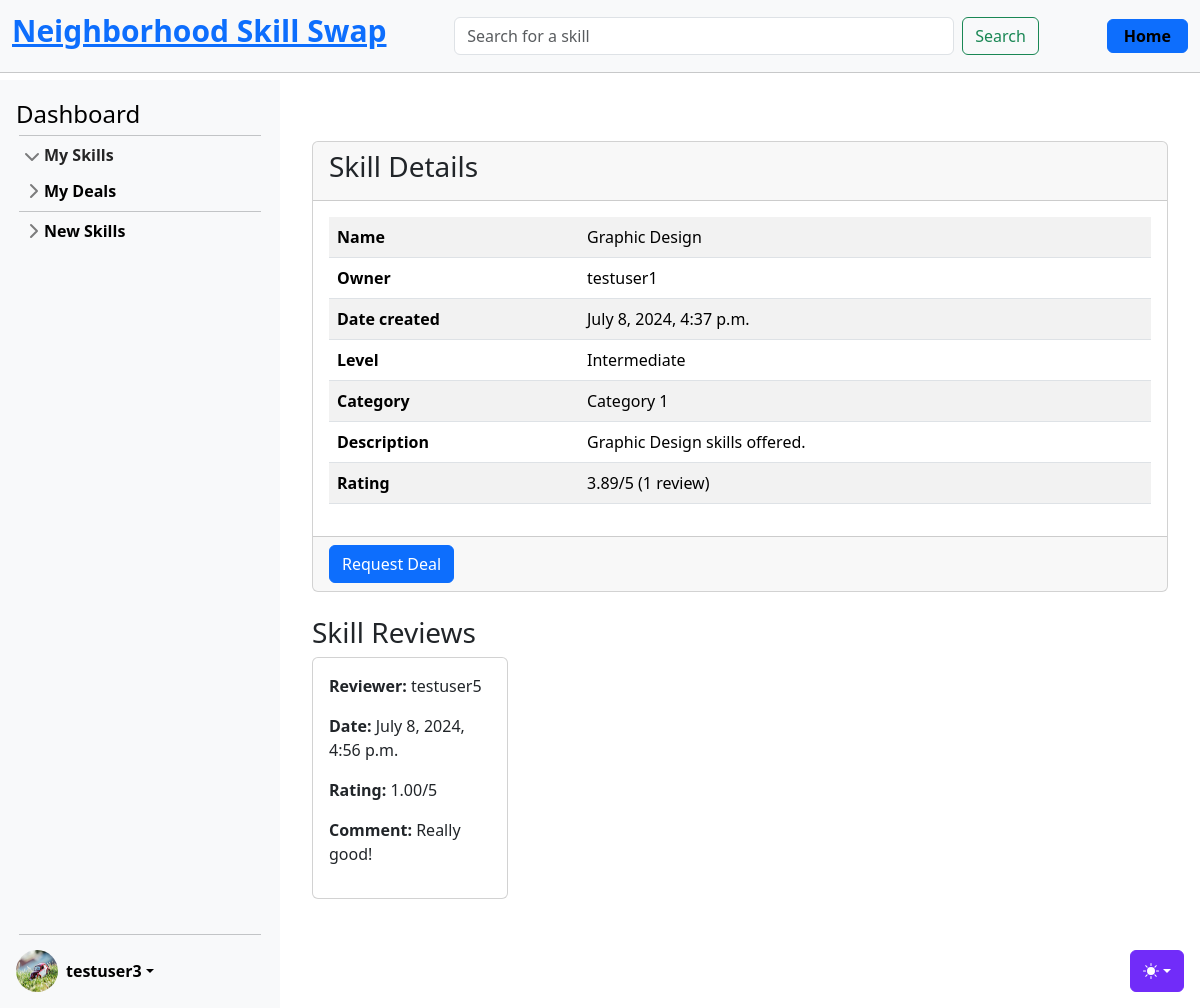
/skills/3/ (signed in), run on the app's committed database.
### accounts/models.py (models this page shows, shortened)
class CustomUser(AbstractUser):
    age = models.PositiveIntegerField(null=True, blank=True)
    def __str__(self):
        return self.username

class UserProfile(models.Model):
    user = models.OneToOneField(
        CustomUser, on_delete=models.CASCADE, related_name="profile"
    )  # A one-to-one link to the user model
    profile_image = models.ImageField(
        upload_to="profile_images/", null=True, blank=True
    )  # A field to upload a profile image
    location = models.CharField(
        max_length=255, blank=True
    )  # Information about where the user is located (could be a city, region, or specific address)
    bio = models.TextField(
        max_length=500, blank=True
    )  # A short biography or description about the user.
    phone_number = models.CharField(
        max_length=20, blank=True
    )  # A phone number for contact purposes
    skills_offered = models.TextField(
        max_length=500, blank=True
    )  # A field to summarize the skills the user offers
    availability = models.CharField(
        max_length=255, blank=True
    )  # Information about the user's general availability (e.g., evenings, weekends)
    credits = models.IntegerField(
        default=0
    )  # Field to store the number of credits a user has

### skills/models.py (models this page shows, shortened)
class Skill(models.Model):
    name = models.CharField(max_length=100, blank=False)
    level = models.CharField(max_length=20, blank=False)
    description = models.TextField()
    owner = models.ForeignKey(settings.AUTH_USER_MODEL, on_delete=models.CASCADE)
    category = models.ForeignKey(Category, on_delete=models.CASCADE)
    date = models.DateTimeField(auto_now_add=True)
    skill_type = models.CharField(max_length=20, blank=False)
    rating = models.FloatField(default=5.0)
    def deal_exists_for_user(self, user):
        return SkillDeal.objects.filter(
            skill=self, owner=user, status=SkillDeal.PENDING
        ).exists()

class Category(models.Model):
    name = models.CharField(max_length=100, unique=True, blank=False)
    def __str__(self):
        return self.name

class Review(models.Model):
    skill = models.ForeignKey(Skill, on_delete=models.CASCADE)
    owner = models.ForeignKey(get_user_model(), on_delete=models.CASCADE)
    review = models.TextField()
    rating = models.FloatField(default=5.0)
    date = models.DateTimeField(auto_now_add=True)
    deal = models.OneToOneField(SkillDeal, on_delete=models.CASCADE)

### skills/views_skills.py (the view)
# urls.py: path("<int:pk>/", SkillDetailView.as_view(), name="skill_detail"),
class SkillDetailView(LoginRequiredMixin, DetailView):
    model = Skill
    template_name = "skills/skill_detail.html"
    context_object_name = "skill"
    def get_context_data(self, **kwargs: str) -> dict[str, str]:
        context = super().get_context_data(**kwargs)
        skill = self.get_object()
        user = self.request.user
        pending_deals = SkillDeal.objects.filter(skill=skill, status=SkillDeal.PENDING)
        context["pending_deals"] = pending_deals
        context["deal_exists"] = skill.deal_exists_for_user(user)
        reviews = Review.objects.filter(skill=skill)
        reviews_count = reviews.count()
        context["reviews"] = reviews
        context["reviews_count"] = reviews_count
        return context

### templates/skills/skill_detail.html (shortened to what this page needs)
{% extends 'base.html' %}
{% block content %}
<div class="container mt-5">
    <div class="row mb-4">
        <div class="{% if user == skill.owner %}col-md-6{% else %}col-12{% endif %}">
            <div class="card">
                <div class="card-header">
                    <h3>Skill Details</h3>
                </div>
                <div class="card-body">
                    <table class="table table-striped">
                        <tbody>
                            <tr>
                                <th>Name</th>
                                <td>{{ skill.name }}</td>
                            </tr>
                            {% if skill.owner != request.user %}
                            <tr>
                                <th>Owner</th>
                                <td>{{ skill.owner }}</td>
                            </tr>
                            {% endif %}
                            <tr>
                                <th>Date created</th>
                                <td>{{ skill.date }}</td>
                            </tr>
                            <tr>
                                <th>Level</th>
                                <td>{{ skill.level }}</td>
                            </tr>
                            <tr>
                                <th>Category</th>
                                <td>{{ skill.category }}</td>
                            </tr>
                            <tr>
                                <th>Description</th>
                                <td>{{ skill.description }}</td>
                            </tr>
                            <tr>
                                <th>Rating</th>
                                {% if reviews_count == 1 %}
                                    <td>{{ skill.rating|floatformat:2 }}/5 ({{ reviews_count }} review)</td>
                                {% else %}
                                    <td>{{ skill.rating|floatformat:2 }}/5 ({{ reviews_count }} reviews)</td>
                                {% endif %}
                            </tr>
                        </tbody>
                    </table>
                </div>
                <div class="card-footer">
                    {% if user != skill.owner %}
                        {% if deal_exists %}
                            <p class="text-warning">You have a pending deal request for this skill.</p>
                        {% else %}
                            <a href="{% url 'skill_deal_new' skill.pk %}" class="btn btn-primary">Request Deal</a>
                        {% endif %}
                    {% endif %}
                </div>
            </div>
        </div>
    </div>
    <div class="row">
        <div class="col-12">
            <h3>Skill Reviews</h3>
            {% if reviews %}
            <div class="row">
                {% for review in reviews %}
                <div class="col-md-3 mb-3">
                    <div class="card h-100">
                        <div class="card-body">
                            <p><strong>Reviewer:</strong> {{ review.owner.username }}</p>
                            <p><strong>Date:</strong> {{ review.date }}</p>
                            <p><strong>Rating:</strong> {{ review.rating|floatformat:2 }}/5</p>
                            <p><strong>Comment:</strong> {{ review.review }}</p>
                        </div>
                    </div>
                </div>
                {% endfor %}
            </div>
            {% else %}
            <p>No reviews yet.</p>
            {% endif %}
        </div>
    </div>
</div>
{% endblock %}

### templates/partials/_sidebar.html (shortened to what this page needs)
{% load static %}
<div class="sidebar d-flex flex-column flex-shrink-0 p-3 bg-body-tertiary" style="width: 280px;">
    <a href="{% url 'dashboard' user.id %}" class="d-flex align-items-center mb-3 mb-md-0 me-md-auto link-body-emphasis text-decoration-none">
        <span class="fs-4">Dashboard</span>
    </a>
    <hr>
    <ul class="list-unstyled ps-0">
        <li class="mb-1">
            <button class="btn btn-toggle d-inline-flex align-items-center rounded border-0 collapsed" data-bs-toggle="collapse" data-bs-target="#home-collapse" aria-expanded="true">
                My Skills
            </button>
        </li>
        <li class="mb-1">
            <button class="btn btn-toggle d-inline-flex align-items-center rounded border-0 collapsed" data-bs-toggle="collapse" data-bs-target="#dashboard-collapse" aria-expanded="false">
                My Deals
            </button>
        </li>
        <hr>
        <li class="mb-1">
            <button class="btn btn-toggle d-inline-flex align-items-center rounded border-0 collapsed" data-bs-toggle="collapse" data-bs-target="#orders-collapse" aria-expanded="false">
                New Skills
            </button>
        </li>
    </ul>
    <div class="dropdown mt-auto">
        <hr style="margin-bottom: 15px;">
        <a href="#" class="d-flex align-items-center link-body-emphasis text-decoration-none dropdown-toggle" data-bs-toggle="dropdown" aria-expanded="false">
            {% if user.is_authenticated %}
                {% if user.profile.profile_image %}
                    <img src="{{ user.profile.profile_image.url }}" alt="" width="42" height="42" class="rounded-circle me-2">
                {% else %}
                    <img src="{% static 'img/default_pic.jpg' %}" alt="" width="42" height="42" class="rounded-circle me-2">
                {% endif %}
                <strong>{{ user.username }}</strong>
            {% else %}
                <strong>User</strong>
            {% endif %}
        </a>
    </div>
</div>

### static/css/sidebars.css (style rules this page uses)
body { min-height: 100vh; min-height: -webkit-fill-available; }
html { height: -webkit-fill-available; }
.dropdown-toggle { outline: 0; }
.btn-toggle { padding: .25rem .5rem; font-weight: 600; color: var(--bs-emphasis-color); background-color: transparent; }
.btn-toggle::before { width: 1.25em; line-height: 0; transition: transform .35s ease; transform-origin: .5em 50%; }
.btn-toggle[aria-expanded="true"] { color: rgba(var(--bs-emphasis-color-rgb), .85); }
.btn-toggle[aria-expanded="true"]::before { transform: rotate(90deg); }

### static/css/main.css (style rules this page uses)
hr { margin: 3px; }
.sidebar { position: fixed; top: 80px; left: 0; bottom: 0; width: 280px; padding: 20px; background-color: #f8f9fa; overflow-y: auto; z-index: 1000; }

### static/css/profile.css (style rules this page uses)
.table-striped tbody tr:nth-of-type(odd) { background-color: #ffffff; }
.table th { width:250px; height: auto; }

### static/css/dashboard.css (style rules this page uses)
.card-footer { font-size: 0.9rem; }

### data on the page
CustomUser: profile.profile_image (picture), username "testuser3"
Skill: name "Graphic Design", owner "testuser1", date "July 8, 2024, 4:37 p.m.", level "Intermediate", category "Category 1", description "Graphic Design skills offered.", rating "3.89"
Review: owner.username "testuser5", date "July 8, 2024, 4:56 p.m.", rating "1.00", review "Really good!"

### other printed values
{{ reviews_count }} "1"
